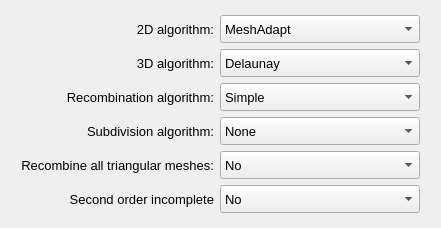
            <widget class="QWidget" name="tab_4">
             <attribute name="title">
              <string>Advanced controls</string>
             </attribute>
             <layout class="QGridLayout" name="gridLayout_11">
              <item row="0" column="0">
               <widget class="QFrame" name="frame_9">
                <property name="minimumSize">
                 <size>
                  <width>0</width>
                  <height>62</height>
                 </size>
                </property>
                <property name="maximumSize">
                 <size>
                  <width>16777215</width>
                  <height>300</height>
                 </size>
                </property>
                <property name="frameShape">
                 <enum>QFrame::Shape::NoFrame</enum>
                </property>
                <property name="frameShadow">
                 <enum>QFrame::Shadow::Raised</enum>
                </property>
                <layout class="QGridLayout" name="gridLayout_13">
                 <property name="leftMargin">
                  <number>4</number>
                 </property>
                 <property name="topMargin">
                  <number>4</number>
                 </property>
                 <property name="rightMargin">
                  <number>4</number>
                 </property>
                 <property name="bottomMargin">
                  <number>4</number>
                 </property>
                 <property name="horizontalSpacing">
                  <number>6</number>
                 </property>
                 <item row="0" column="0">
                  <widget class="QFrame" name="frame_10">
                   <property name="frameShape">
                    <enum>QFrame::Shape::NoFrame</enum>
                   </property>
                   <property name="frameShadow">
                    <enum>QFrame::Shadow::Raised</enum>
                   </property>
                  </widget>
                 </item>
                 <item row="0" column="3">
                  <widget class="QFrame" name="frame_7">
                   <property name="frameShape">
                    <enum>QFrame::Shape::NoFrame</enum>
                   </property>
                   <property name="frameShadow">
                    <enum>QFrame::Shadow::Raised</enum>
                   </property>
                  </widget>
                 </item>
                 <item row="3" column="2">
                  <widget class="QComboBox" name="comboBox_recombination_algorithm">
                   <property name="minimumSize">
                    <size>
                     <width>200</width>
                     <height>28</height>
                    </size>
                   </property>
                   <property name="maximumSize">
                    <size>
                     <width>200</width>
                     <height>16777215</height>
                    </size>
                   </property>
                   <property name="font">
                    <font>
                     <pointsize>10</pointsize>
                    </font>
                   </property>
                   <item>
                    <property name="text">
                     <string>Simple</string>
                    </property>
                   </item>
                   <item>
                    <property name="text">
                     <string>Blossom</string>
                    </property>
                   </item>
                   <item>
                    <property name="text">
                     <string>Simple Full-Quad</string>
                    </property>
                   </item>
                   <item>
                    <property name="text">
                     <string>Blossom Full-Quad</string>
                    </property>
                   </item>
                  </widget>
                 </item>
                 <item row="4" column="2">
                  <widget class="QComboBox" name="comboBox_subdivision_algorithm">
                   <property name="minimumSize">
                    <size>
                     <width>200</width>
                     <height>28</height>
                    </size>
                   </property>
                   <property name="maximumSize">
                    <size>
                     <width>200</width>
                     <height>16777215</height>
                    </size>
                   </property>
                   <property name="font">
                    <font>
                     <pointsize>10</pointsize>
                    </font>
                   </property>
                   <item>
                    <property name="text">
                     <string>None</string>
                    </property>
                   </item>
                   <item>
                    <property name="text">
                     <string>All quads</string>
                    </property>
                   </item>
                   <item>
                    <property name="text">
                     <string>All hexas</string>
                    </property>
                   </item>
                  </widget>
                 </item>
                 <item row="1" column="1">
                  <widget class="QLabel" name="label_11">
                   <property name="minimumSize">
                    <size>
                     <width>160</width>
                     <height>20</height>
                    </size>
                   </property>
                   <property name="maximumSize">
                    <size>
                     <width>300</width>
                     <height>16777215</height>
                    </size>
                   </property>
                   <property name="font">
                    <font>
                     <pointsize>10</pointsize>
                    </font>
                   </property>
                   <property name="text">
                    <string>3D algorithm:</string>
                   </property>
                   <property name="alignment">
                    <set>Qt::AlignmentFlag::AlignRight|Qt::AlignmentFlag::AlignTrailing|Qt::AlignmentFlag::AlignVCenter</set>
                   </property>
                  </widget>
                 </item>
                 <item row="4" column="1">
                  <widget class="QLabel" name="label_12">
                   <property name="minimumSize">
                    <size>
                     <width>160</width>
                     <height>20</height>
                    </size>
                   </property>
                   <property name="maximumSize">
                    <size>
                     <width>300</width>
                     <height>16777215</height>
                    </size>
                   </property>
                   <property name="font">
                    <font>
                     <pointsize>10</pointsize>
                    </font>
                   </property>
                   <property name="text">
                    <string>Subdivision algorithm:</string>
                   </property>
                   <property name="alignment">
                    <set>Qt::AlignmentFlag::AlignRight|Qt::AlignmentFlag::AlignTrailing|Qt::AlignmentFlag::AlignVCenter</set>
                   </property>
                  </widget>
                 </item>
                 <item row="0" column="1">
                  <widget class="QLabel" name="label_5">
                   <property name="minimumSize">
                    <size>
                     <width>160</width>
                     <height>20</height>
                    </size>
                   </property>
                   <property name="maximumSize">
                    <size>
                     <width>300</width>
                     <height>16777215</height>
                    </size>
                   </property>
                   <property name="font">
                    <font>
                     <pointsize>10</pointsize>
                    </font>
                   </property>
                   <property name="text">
                    <string>2D algorithm:</string>
                   </property>
                   <property name="alignment">
                    <set>Qt::AlignmentFlag::AlignRight|Qt::AlignmentFlag::AlignTrailing|Qt::AlignmentFlag::AlignVCenter</set>
                   </property>
                  </widget>
                 </item>
                 <item row="6" column="1">
                  <widget class="QLabel" name="label_15">
                   <property name="minimumSize">
                    <size>
                     <width>160</width>
                     <height>20</height>
                    </size>
                   </property>
                   <property name="maximumSize">
                    <size>
                     <width>300</width>
                     <height>16777215</height>
                    </size>
                   </property>
                   <property name="font">
                    <font>
                     <pointsize>10</pointsize>
                    </font>
                   </property>
                   <property name="text">
                    <string>Second order incomplete</string>
                   </property>
                   <property name="alignment">
                    <set>Qt::AlignmentFlag::AlignRight|Qt::AlignmentFlag::AlignTrailing|Qt::AlignmentFlag::AlignVCenter</set>
                   </property>
                  </widget>
                 </item>
                 <item row="6" column="2">
                  <widget class="QComboBox" name="comboBox_second_order_incomplete">
                   <property name="minimumSize">
                    <size>
                     <width>200</width>
                     <height>28</height>
                    </size>
                   </property>
                   <property name="maximumSize">
                    <size>
                     <width>200</width>
                     <height>16777215</height>
                    </size>
                   </property>
                   <property name="font">
                    <font>
                     <pointsize>10</pointsize>
                    </font>
                   </property>
                   <item>
                    <property name="text">
                     <string>No</string>
                    </property>
                   </item>
                   <item>
                    <property name="text">
                     <string>Yes</string>
                    </property>
                   </item>
                  </widget>
                 </item>
                 <item row="1" column="2">
                  <widget class="QComboBox" name="comboBox_3d_algorithm">
                   <property name="minimumSize">
                    <size>
                     <width>200</width>
                     <height>28</height>
                    </size>
                   </property>
                   <property name="maximumSize">
                    <size>
                     <width>200</width>
                     <height>16777215</height>
                    </size>
                   </property>
                   <property name="font">
                    <font>
                     <pointsize>10</pointsize>
                    </font>
                   </property>
                   <property name="currentIndex">
                    <number>0</number>
                   </property>
                   <item>
                    <property name="text">
                     <string>Delaunay</string>
                    </property>
                   </item>
                   <item>
                    <property name="text">
                     <string>Frontal-Delaunay</string>
                    </property>
                   </item>
                   <item>
                    <property name="text">
                     <string>HXT_3D</string>
                    </property>
                   </item>
                  </widget>
                 </item>
                 <item row="3" column="1">
                  <widget class="QLabel" name="label_13">
                   <property name="minimumSize">
                    <size>
                     <width>160</width>
                     <height>20</height>
                    </size>
                   </property>
                   <property name="maximumSize">
                    <size>
                     <width>300</width>
                     <height>16777215</height>
                    </size>
                   </property>
                   <property name="font">
                    <font>
                     <pointsize>10</pointsize>
                    </font>
                   </property>
                   <property name="text">
                    <string>Recombination algorithm:</string>
                   </property>
                   <property name="alignment">
                    <set>Qt::AlignmentFlag::AlignRight|Qt::AlignmentFlag::AlignTrailing|Qt::AlignmentFlag::AlignVCenter</set>
                   </property>
                  </widget>
                 </item>
                 <item row="5" column="2">
                  <widget class="QComboBox" name="comboBox_recombine_all">
                   <property name="minimumSize">
                    <size>
                     <width>200</width>
                     <height>28</height>
                    </size>
                   </property>
                   <property name="maximumSize">
                    <size>
                     <width>200</width>
                     <height>16777215</height>
                    </size>
                   </property>
                   <property name="font">
                    <font>
                     <pointsize>10</pointsize>
                    </font>
                   </property>
                   <item>
                    <property name="text">
                     <string>No</string>
                    </property>
                   </item>
                   <item>
                    <property name="text">
                     <string>Yes</string>
                    </property>
                   </item>
                  </widget>
                 </item>
                 <item row="5" column="1">
                  <widget class="QLabel" name="label_14">
                   <property name="minimumSize">
                    <size>
                     <width>160</width>
                     <height>20</height>
                    </size>
                   </property>
                   <property name="maximumSize">
                    <size>
                     <width>300</width>
                     <height>16777215</height>
                    </size>
                   </property>
                   <property name="font">
                    <font>
                     <pointsize>10</pointsize>
                    </font>
                   </property>
                   <property name="text">
                    <string>Recombine all triangular meshes:</string>
                   </property>
                   <property name="alignment">
                    <set>Qt::AlignmentFlag::AlignRight|Qt::AlignmentFlag::AlignTrailing|Qt::AlignmentFlag::AlignVCenter</set>
                   </property>
                  </widget>
                 </item>
                 <item row="0" column="2">
                  <widget class="QComboBox" name="comboBox_2d_algorithm">
                   <property name="minimumSize">
                    <size>
                     <width>200</width>
                     <height>28</height>
                    </size>
                   </property>
                   <property name="maximumSize">
                    <size>
                     <width>200</width>
                     <height>16777215</height>
                    </size>
                   </property>
                   <property name="font">
                    <font>
                     <pointsize>10</pointsize>
                    </font>
                   </property>
                   <item>
                    <property name="text">
                     <string>MeshAdapt</string>
                    </property>
                   </item>
                   <item>
                    <property name="text">
                     <string>Automatic</string>
                    </property>
                   </item>
                   <item>
                    <property name="text">
                     <string>Initial Mesh Only</string>
                    </property>
                   </item>
                   <item>
                    <property name="text">
                     <string>Delaunay</string>
                    </property>
                   </item>
                   <item>
                    <property name="text">
                     <string>Frontal-Delaunay</string>
                    </property>
                   </item>
                   <item>
                    <property name="text">
                     <string>Quasi Structured Quads</string>
                    </property>
                   </item>
                  </widget>
                 </item>
                </layout>
               </widget>
              </item>
             </layout>
            </widget>
